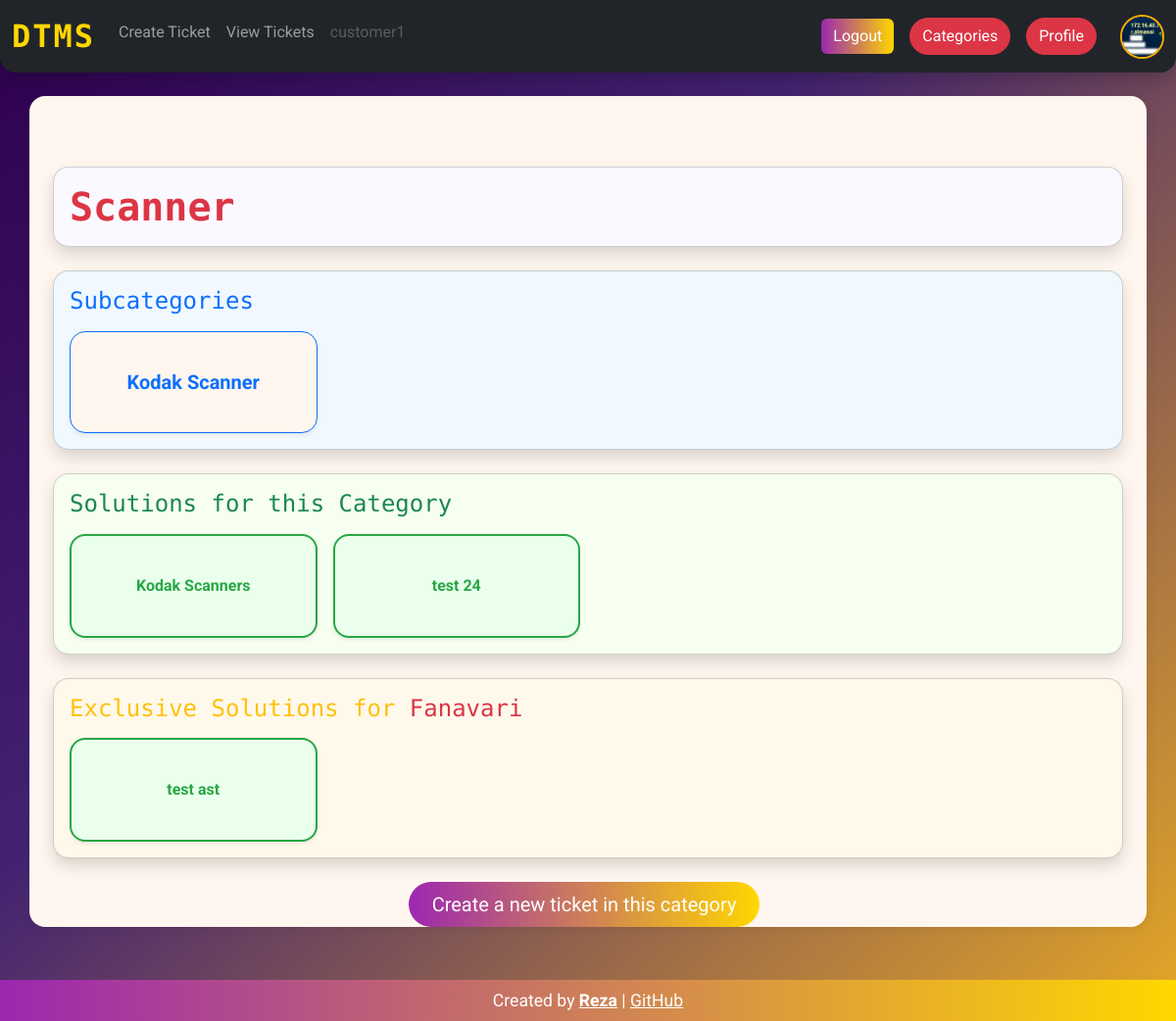
Screenshot of /categories/2 (signed in) with the database file from the repository.
### users/models.py (models this page shows, shortened)
class User(AbstractUser):
    mode_choices = (
        ('engineer' , 'engineer'),
        ('customer', 'customer'),
    )
    is_customer = models.BooleanField(default=False)
    is_engineer = models.BooleanField(default=False)
    site = models.ForeignKey(Site ,on_delete=models.DO_NOTHING, null=True , blank=True)
    ssites = models.ManyToManyField(Site, related_name='ssites')
    contact = models.CharField(max_length=200,null=True , blank=True)
    image = models.ImageField(upload_to='profilepics', blank=True , null=True)
    phone_regex = RegexValidator(regex=r'^(\+\d{1,3})?,?\s?\d{8,13}', message="Phone number must be entered in the format: '+999999999'. Up to 15 digits allowed.")
    phone = models.CharField(validators=[phone_regex], max_length=17, null = True ,blank=True, unique = True) # validators should be a list

class Site(models.Model):
    name = models.CharField(max_length=100 , unique=True)
    description = models.TextField()
    date_created = models.DateTimeField(auto_now_add=True)
    slug = models.SlugField(max_length=255, unique=True , blank=True , null=True)
    def __str__(self) :
        return self.name

### solutions/models.py (models this page shows, shortened)
class Category(models.Model):
    title = models.CharField(max_length=100, unique=True)
    description = models.TextField()
    date_created = models.DateTimeField(auto_now_add=True)
    slug = models.SlugField(max_length=255, unique=True , blank=True , null=True)
    parent = models.ForeignKey("self" , on_delete=models.CASCADE,  blank=True , null=True )
    class Meta :
        ordering = ('title',)
        verbose_name_plural = 'Categories'

class Solution(models.Model):
    site = models.ForeignKey(Site , on_delete=models.SET_NULL , null=True , blank=True)
    visible = models.BooleanField(default=True)
    visible_to_all = models.BooleanField(default=True)
    category = models.ForeignKey(Category , on_delete=models.SET_NULL , null=True , blank=True)
    title = models.CharField(max_length=100, unique=True)
    description = models.TextField(default='Write something')
    owner = models.ForeignKey(User , on_delete=models.SET_NULL , null=True , blank=True)
    last_viewed = models.DateTimeField(null=True , blank=True)
    date_created = models.DateTimeField(auto_now_add=True)
    file = models.FileField(upload_to='solutions_file', blank=True , null=True)
    slug = models.SlugField(max_length=255, unique=True , blank=True , null=True)

### solutions/views.py (the view)
# urls.py: path('<int:pk>', views.category_detail, name='category'),
@login_required
def category_detail(request , pk):
    category = get_object_or_404(Category , pk=pk)
    sub_categories = Category.objects.filter(parent=category)
    if request.user.is_engineer :
        solutions = Solution.objects.filter(category = category).filter(visible_to_all = True)
        site_solutions = Solution.objects.filter(site = request.user.site).filter(visible_to_all = False).filter(category = category)
    else :
        solutions = Solution.objects.filter(category = category).filter(visible = True).filter(visible_to_all = True)
        site_solutions = Solution.objects.filter(site = request.user.site).filter(visible = True).filter(visible_to_all = False).filter(category = category)
    your_tickets = Ticket.objects.filter(created_by = request.user).filter(category = category)
    return render(request, 'solutions/category.html', {
        'category':category,
        'solutions' : solutions,
        'your_tickets' : your_tickets,
        'sub_categories' : sub_categories,
        'site_solutions' : site_solutions,
    })

### templates/solutions/category.html (shortened to what this page needs)
{% extends 'base.html' %}
{% load widget_tweaks %}
{% block content %}
<div class="container my-5">
    <div class="card shadow mb-4 rounded-4 p-3" style="background: #faf9ff;">
        <div class="d-flex flex-wrap justify-content-between align-items-center">
            <h1 class="text-danger fw-bold mb-0" style="font-family: 'Fira Mono', monospace;">{{ category.title }}</h1>
        </div>
    </div>
    {% if sub_categories %}
    <div class="card shadow mb-4 rounded-4 p-3" style="background: #f1f9ff;">
        <h4 class="mb-3 text-primary">Subcategories</h4>
        <div class="row g-3">
            {% for sub in sub_categories %}
            <div class="col-12 col-sm-6 col-md-4 col-lg-3">
                <a href="{% url 'category' sub.id %}" style="text-decoration: none;">
                    <div class="card border-primary rounded-4 shadow-sm h-100">
                        <div class="card-body d-flex align-items-center justify-content-center" style="height: 70px;">
                            <span class="fw-bold fs-5 text-primary">{{ sub.title }}</span>
                        </div>
                    </div>
                </a>
            </div>
            {% endfor %}
        </div>
    </div>
    {% endif %}
    <div class="card shadow mb-4 rounded-4 p-3" style="background: #f7fff1;">
        <h4 class="mb-3 text-success">Solutions for this Category</h4>
        <div class="row g-3">
            {% for solution in solutions %}
            <div class="col-12 col-sm-6 col-md-4 col-lg-3">
                <a href="{% url 'solution' solution.pk %}" style="text-decoration: none;">
                    <div class="card rounded-4 shadow-sm h-100"
                         style="border: 2px solid {% if solution.visible %}#28a745{% else %}#dc3545{% endif %}; background: {% if solution.visible %}#eaffec{% else %}#fff2f2{% endif %};">
                        <div class="card-body d-flex align-items-center justify-content-center" style="height: 70px;">
                            <span class="fw-bold fs-6" style="color: {% if solution.visible %}#28a745{% else %}#dc3545{% endif %};">
                                {{ solution.title }}
                            </span>
                        </div>
                    </div>
                </a>
            </div>
            {% endfor %}
        </div>
    </div>
    <div class="card shadow mb-4 rounded-4 p-3" style="background: #fff9ec;">
        <h4 class="mb-3 text-warning">Exclusive Solutions for <span class="text-danger">{{ request.user.site }}</span></h4>
        <div class="row g-3">
            {% if site_solutions %}
                {% for solution in site_solutions %}
                <div class="col-12 col-sm-6 col-md-4 col-lg-3">
                    <a href="{% url 'solution' solution.pk %}" style="text-decoration: none;">
                        <div class="card rounded-4 shadow-sm h-100"
                             style="border: 2px solid {% if solution.visible %}#28a745{% else %}#dc3545{% endif %}; background: {% if solution.visible %}#eaffec{% else %}#fff2f2{% endif %};">
                            <div class="card-body d-flex align-items-center justify-content-center" style="height: 70px;">
                                <span class="fw-bold fs-6" style="color: {% if solution.visible %}#28a745{% else %}#dc3545{% endif %};">
                                    {{ solution.title }}
                                </span>
                            </div>
                        </div>
                    </a>
                </div>
                {% endfor %}
            {% else %}
                <div class="col-12">
                    <span class="text-muted">No exclusive solutions for your site yet.</span>
                </div>
            {% endif %}
        </div>
    </div>
    <div class="text-center mt-4">
        {% if request.user.is_customer %}
            <a href="{% url 'create-ticket-category' category.pk %}" class="btn btn-primary btn-lg rounded-pill px-4 me-2">
                 Create a new ticket in this category
            </a>
        {% endif %}
    </div>
</div>
{% endblock content %}

### templates/base.html (shortened to what this page needs)
<!DOCTYPE html>
<html lang="en">
<head>
    <link rel="stylesheet" href="https://cdn.jsdelivr.net/npm/bootstrap@5.3.3/dist/css/bootstrap.min.css">
</head>
<body>
    {% if request.user.is_authenticated %}
        <nav class="navbar navbar-expand-lg navbar-dark bg-dark mb-4">
            <div class="container-fluid">
                <a class="navbar-brand" href="/">DTMS</a>
                <div class="collapse navbar-collapse" id="navbarSupportedContent">
                    <ul class="navbar-nav me-auto mb-2 mg-lg-0">
                        {% if request.user.is_customer %}
                            <li class="nav-item"><a class="nav-link" href="{% url 'create-ticket' %}">Create Ticket</a></li>
                            <li class="nav-item"><a class="nav-link" href="{% url 'all-tickets' %}">View Tickets</a></li>
                        {% endif %}
                        <li class="nav-item">
                            <a class="nav-link disabled" href="#" tabindex="-1" aria-disabled="true">{{ request.user.username }}</a>
                        </li>
                    </ul>
                    <div class="d-flex align-items-center gap-2">
                        <a href="{% url 'logout' %}" class="btn btn-primary me-2">Logout</a>
                        <a href="{% url 'categories' %}" class="btn btn-danger me-2">Categories</a>
                        <a href="{% url 'home' request.user.username %}" class="btn btn-danger me-2">Profile</a>
                        {% if request.user.image %}
                            <img src="{{ request.user.image.url }}" alt="Profile" class="profile-img ms-2">
                        {% endif %}
                    </div>
                </div>
            </div>
        </nav>
    {% endif %}
    <div class="container content-section">
        <br>
        {% block content %}
        {% endblock content %}
    </div>
    <br><br>
    <div class="footer">
        Created by <a href="https://t.me/rezacs" style="color: #fff; font-weight: bold;">Reza</a> |
        <a href="https://github.com/Rezacs/django_project" style="color: #fff; text-decoration: underline;" target="_blank">GitHub</a>
    </div>
</body>
</html>

### templates/base.html (style rules this page uses)
body { background: linear-gradient(135deg, #2e004f 0%, #432371 40%, #e6a726 100%); min-height: 100vh; font-family: 'Roboto', Arial, sans-serif; color: #f5f6fa; }
.navbar { border-radius: 0 0 16px 16px; box-shadow: 0 4px 24px 0 #00000044; }
.card, .content-section { background: #fff7ef; border-radius: 16px; box-shadow: 0 2px 12px #0001; color: #351a1a; margin-bottom: 2rem; }
.navbar-brand { font-family: 'Fira Mono', monospace; font-weight: 700; font-size: 2rem; letter-spacing: 2px; color: #ffd700 !important; }
.profile-img { width: 45px; height: 45px; object-fit: cover; border-radius: 50%; border: 2px solid #ffad00; }
.footer { position: fixed; bottom: 0; width: 100%; text-align: center; background: linear-gradient(90deg,#9c27b0,#ffd700); color: #fff; padding: 8px 0; font-size: 1.1em; z-index: 1000; }
a, .nav-link, .navbar-brand { transition: color 0.2s; }
.btn-primary { background: linear-gradient(90deg,#9c27b0,#ffd700); border: none; }
.btn-danger, .btn-outline-warning { border-radius: 20px; }
h1, h2, h3, h4 { color: #2e004f; font-family: 'Fira Mono', monospace; }

### rows the page displays
User: user.username "customer1", user.image (picture), user.site "Fanavari"
Category: title "Scanner"
Category: title "Kodak Scanner"
Solution: title "Kodak Scanners"
Solution: title "test 24"
Solution: title "test ast"
